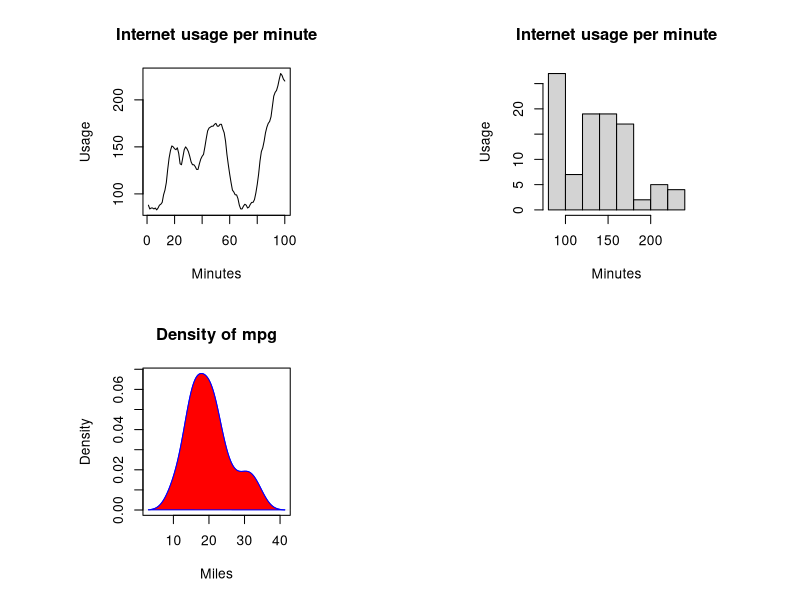
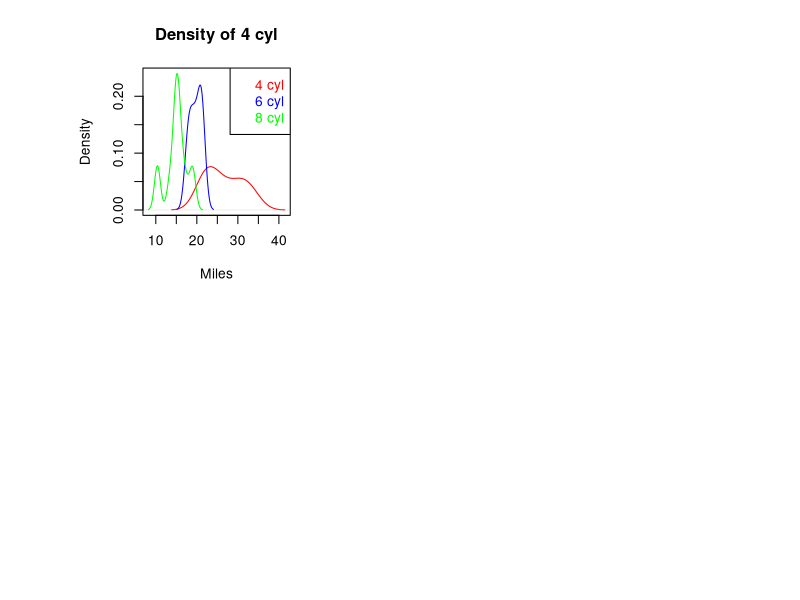
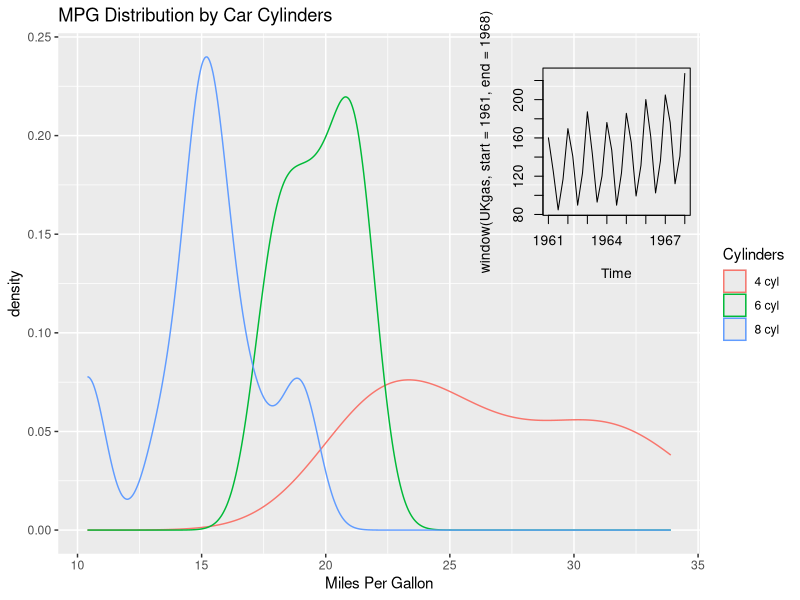

R code for these plots, in order:
data(WWWusage)

WWWusage

summary(WWWusage)

par(mfrow=c(nrow=2, ncol=2), pty="s")

plot(WWWusage,
     main = "Internet usage per minute",
     xlab = "Minutes",
     ylab = "Usage")

hist(WWWusage,
     main = "Internet usage per minute",
     xlab = "Minutes",
     ylab = "Usage")


View(mtcars)

class(mtcars)

d <- density(mtcars$mpg)
plot(d, main="Density of mpg", xlab = "Miles", ylab = "Density", col = "blue")

polygon(d, col = "red", border = "blue")

cly.f <- factor(mtcars$cyl, labels = c("4 cyl", "6 cyl", "8 cyl"), levels = c(4,6,8))
cly.y <- factor(mtcars$cyl)

cyl.dc4 <- density(mtcars$mpg[mtcars$cyl == 4])
cyl.dc6 <- density(mtcars$mpg[mtcars$cyl == 6])
cyl.dc8 <- density(mtcars$mpg[mtcars$cyl == 8])

print(cyl.dc4)


par(mfrow=c(nrow=2, ncol=2), pty="s")

plot(cyl.dc4,
     main="Density of 4 cyl",
     xlab = "Miles",
     xlim = c(min(cyl.dc8$x,cyl.dc4$x,cyl.dc6$x),
              max(cyl.dc8$x,cyl.dc4$x,cyl.dc6$x)),
     ylim = c(min(cyl.dc8$y,cyl.dc4$y,cyl.dc6$y),
              max(cyl.dc8$y,cyl.dc4$y,cyl.dc6$y)),
     col = "red")
lines(cyl.dc6, col = "blue")
lines(cyl.dc8, col = "green")

legend("topright", legend = levels(cly.f), text.col=c("red","blue","green"))


# install.packages("ggplot2")

library(ggplot2)

cly.f <- factor(mtcars$cyl, labels = c("4 cyl", "6 cyl", "8 cyl"), levels = c(4,6,8))

ggplot(mtcars, aes(x=mpg)) +
  geom_density(aes(colour = cly.f)) +
  xlab("Miles Per Gallon") +
  ggtitle("MPG Distribution by Car Cylinders") +
  labs(color="Cylinders")




UKgas

plot.ts(window(UKgas, start = 1961, end = 1968))